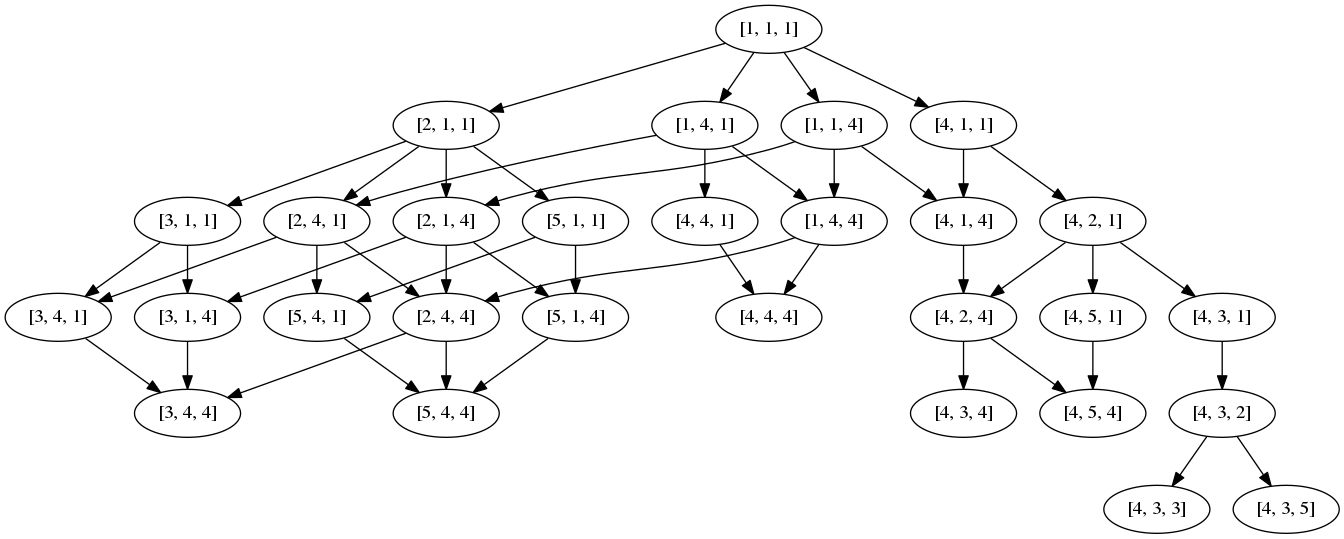

Here is the Python script that generated this plot:
# -*- coding:utf-8 -*-
import pygraphviz as pgv
import numpy as np
M = np.zeros((1000,1000),dtype=np.str)
class Commitment:                        #定义承诺的结构
    def __init__(self, pre, res, tc):
        self.pre = pre
        self.res = res
        self.tc = tc
    def print_content(self):
        print(self.pre)
        print(self.res + ' ' + self.tc)
class St_node:                              # 定义了状态机中一个合理状态节点
   
    def __init__(self,Id,S):
        self.Id = Id               
        self.S = S
    def print_content(self):
        print(self.Id)
        print(self.S)
               
def create_state_transfers(commitments):   #生成状态机
    Repeat = []              # 重复列表
    Id = 0
    queue = []               #构造状态节点队列
    transfers = []           #构造状态转移队列            
    CC = commitments         #n个承诺的信息列表
    nums = len(CC)           # 承诺数量
    S = nums * [1]    # 初始状态 [1, 1, 1, ..., 1, 1]
    for i in range(len(CC)):               #初始下状态机的根节点
        connect = CC[i].pre[0]
        event = CC[i].pre[1]
        if connect == 0 and event == 0:
            S[i]=2
    st=St_node(Id,S)                  #初始化状态机的节点
    queue.append(st)                  #将初始状态放入队列
    Repeat.append(st)                 #将初始状态放入重复队列
    # 以bfs顺序建立图结构，图的每个结点是一个承诺状态列表
    while len(queue):
      
        st = queue.pop(0)            #状态节点出队
        (a,b,Id,Repeat) = createChildrenNodes(CC,st,Id,Repeat)  #遍历所有合理子状态
        queue.extend(a)                 #将所有的合理的子状态入队
        transfers.extend(b)             #将所有的状态转移入队
    return (transfers,Repeat)
def createChildrenNodes(commitments,st,Id,Repeat):#输入合理状态，返回所有子状态
    s = st.S                         #取出节点中状态
    queue = []                       #子节点的队列
    transfers = []                   #状态转移队列
    CC = commitments
    for i in range(len(s)):
        c_stat = s[i]                  #查看第i个承诺的状态，只有状态为1,2时才能转变
        if c_stat == 1:       #当该承诺状态为1时
            connect = CC[i].pre[0]       #取出该承诺的前提
            event = CC[i].pre[1]
            if connect:                  #如果该承诺含有对其他承诺的依赖，则 需要检查依赖承诺是否满足 满足则置为2  否则跳过
                con_id = int (connect[0])
                con_stat = int (connect[1])
                if s[con_id] == con_stat:
                    change = 2
                    (queue,transfers,Id,Repeat)=handel (st,i,change,'event',queue,transfers,Id,Repeat)
                else:
                    change = 4         #当前体条件过期时则转变为4
                    (queue,transfers,Id,Repeat)=handel (st,i,change,'event',queue,transfers,Id,Repeat) 
                    #状态转移处理函数，对状态队列，状态转移队列进行更新
                    
            else:               #如果该承诺不含有对其他承诺的依赖，则置为2 
                change = 2
                (queue,transfers,Id,Repeat)=handel (st,i,change,'event',queue,transfers,Id,Repeat)
                #状态转移处理函数，对状态队列，状态转移队列进行更新
                change = 4         #当前体条件过期时则转变为4
                (queue,transfers,Id,Repeat)=handel (st,i,change,'event',queue,transfers,Id,Repeat) 
                 #状态转移处理函数，对状态队列，状态转移队列进行更新
               
        elif c_stat == 2:
            change = 3      #该承诺的后果按时完成   则置为3
            (queue,transfers,Id,Repeat)=handel (st,i,change,'event',queue,transfers,Id,Repeat) 
             #状态转移处理函数，对状态队列，状态转移队列进行更新
            change = 5      #该承诺的后果过期   则置为5
            (queue,transfers,Id,Repeat)=handel (st,i,change,'event',queue,transfers,Id,Repeat)  
            #状态转移处理函数，对状态队列，状态转移队列进行更新  
              
    return (queue,transfers,Id,Repeat)
def handel (st,i,change,event,queue,transfers,Id,Repeat):
    s = st.S       #取出状态
    Id1 = st.Id
    new_s = list(s)    #复制状态
    new_s[i] = change   #状态跳转
    T = 1
    for j in range(len(Repeat)):     #检查是否重复
        status = Repeat[j].S
        if new_s == status:                #如果原来有重复则取出该状态对应的Id
            T = 0
            Id2 = Repeat[j].Id
    if T == 1:
        Id =Id +1
        Id2 = Id 
        st = St_node(Id2,new_s)   #生成新的的节点
        Repeat.append(st)
        queue.append(st)    #将新生成的状态加入子状态队列
    #M[Id1][Id2] = event     #将状态转移存入状态矩阵
    transfers.append([s,new_s,event])  #将跳转加入状态转移队列
 
    return (queue,transfers,Id,Repeat)   #将子状态队列与状态转移队列返回
                                       
def painting(transfers):
    G = pgv.AGraph(directed=True, strict=True, encoding='UTF-8')
    G.graph_attr['epsilon']='0.001'
    s = set({})
    for transfer in transfers:
        s.add(str(transfer[0]))
        s.add(str(transfer[1]))

    for node in list(s):
        G.add_node(node)

    for transfer in transfers:
        G.add_edge(str(transfer[0]), str(transfer[1]))

    G.layout('dot')
    G.draw('naive1.png')
# /anaconda/bin/python 
if __name__ == '__main__':
    c0 = Commitment([0, 'buy'], 'res0', '2017')
    c1 = Commitment(['04', 0], 'res1', '2018')
    c2 = Commitment(['13', 0], 'res2', '2019')
    c3 = Commitment(['24', 0], 'res3', '2020')
    c4 = Commitment(['33', 0], 'res3', '2020')
    c5 = Commitment(['33', 0], 'res3', '2020')
    c6 = Commitment(['44', 0], 'res3', '2020')
    c7 = Commitment(['54', 0], 'res3', '2020')
    c8 = Commitment(['63', 0], 'res3', '2020')

    cs = [c0,c1,c2]

    (transfers,Repeat) = create_state_transfers(cs)
 
   
    for line in transfers:
        print(line)
    print(len(transfers))
    #print(len(transfers))
    painting(transfers)
    #create_fsm('134', '123')


    
